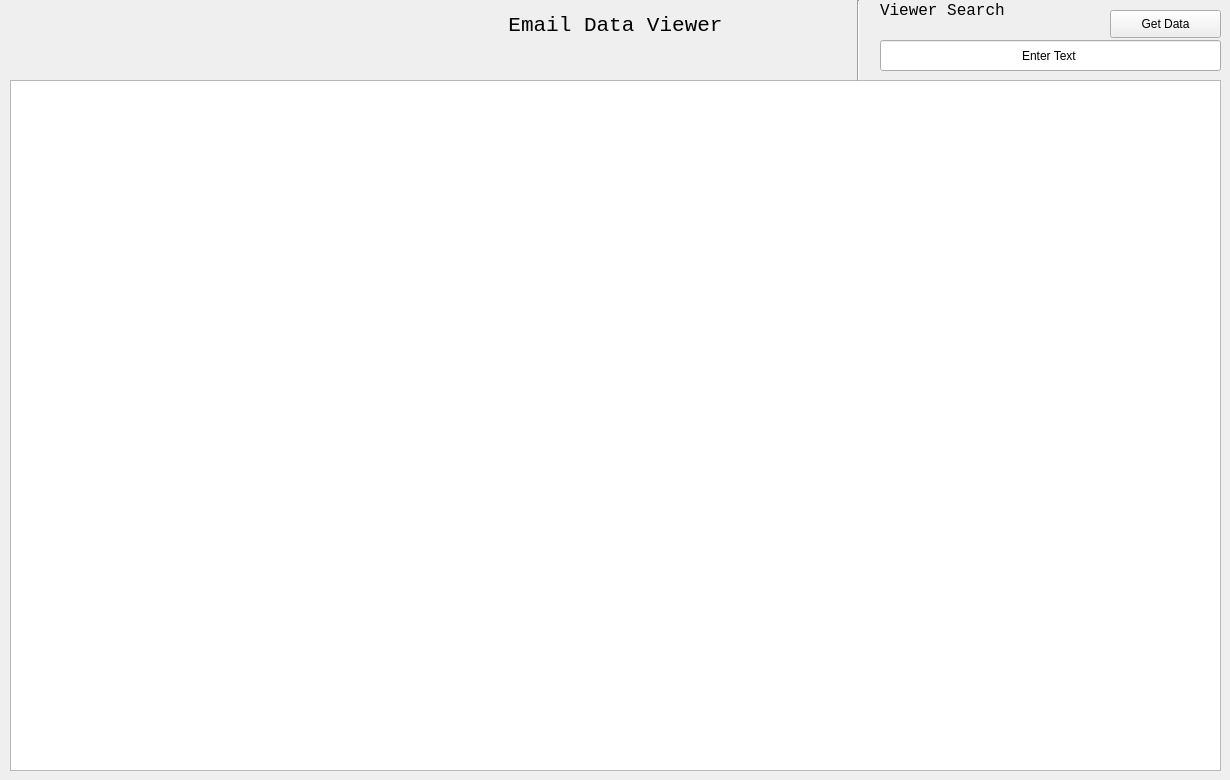
      <widget class="QWidget" name="Analyze_Details">
       <attribute name="title">
        <string>Analyze Details</string>
       </attribute>
       <widget class="QTreeView" name="treeview_EmailData">
        <property name="geometry">
         <rect>
          <x>10</x>
          <y>80</y>
          <width>1211</width>
          <height>691</height>
         </rect>
        </property>
       </widget>
       <widget class="QLabel" name="label_11">
        <property name="geometry">
         <rect>
          <x>360</x>
          <y>10</y>
          <width>511</width>
          <height>31</height>
         </rect>
        </property>
        <property name="font">
         <font>
          <family>Consolas</family>
          <pointsize>16</pointsize>
         </font>
        </property>
        <property name="layoutDirection">
         <enum>Qt::LeftToRight</enum>
        </property>
        <property name="text">
         <string>Email Data Viewer</string>
        </property>
        <property name="alignment">
         <set>Qt::AlignCenter</set>
        </property>
       </widget>
       <widget class="QLabel" name="label_12">
        <property name="geometry">
         <rect>
          <x>880</x>
          <y>0</y>
          <width>191</width>
          <height>21</height>
         </rect>
        </property>
        <property name="font">
         <font>
          <family>Consolas</family>
          <pointsize>12</pointsize>
         </font>
        </property>
        <property name="text">
         <string>Viewer Search</string>
        </property>
       </widget>
       <widget class="QLineEdit" name="lineEdit_ViewerSearch">
        <property name="geometry">
         <rect>
          <x>880</x>
          <y>40</y>
          <width>341</width>
          <height>31</height>
         </rect>
        </property>
        <property name="text">
         <string>Enter Text</string>
        </property>
        <property name="alignment">
         <set>Qt::AlignCenter</set>
        </property>
       </widget>
       <widget class="QPushButton" name="Button_GetEmailData">
        <property name="geometry">
         <rect>
          <x>1110</x>
          <y>10</y>
          <width>111</width>
          <height>28</height>
         </rect>
        </property>
        <property name="text">
         <string>Get Data</string>
        </property>
       </widget>
       <widget class="Line" name="line_9">
        <property name="geometry">
         <rect>
          <x>850</x>
          <y>0</y>
          <width>16</width>
          <height>81</height>
         </rect>
        </property>
        <property name="orientation">
         <enum>Qt::Vertical</enum>
        </property>
       </widget>
      </widget>
